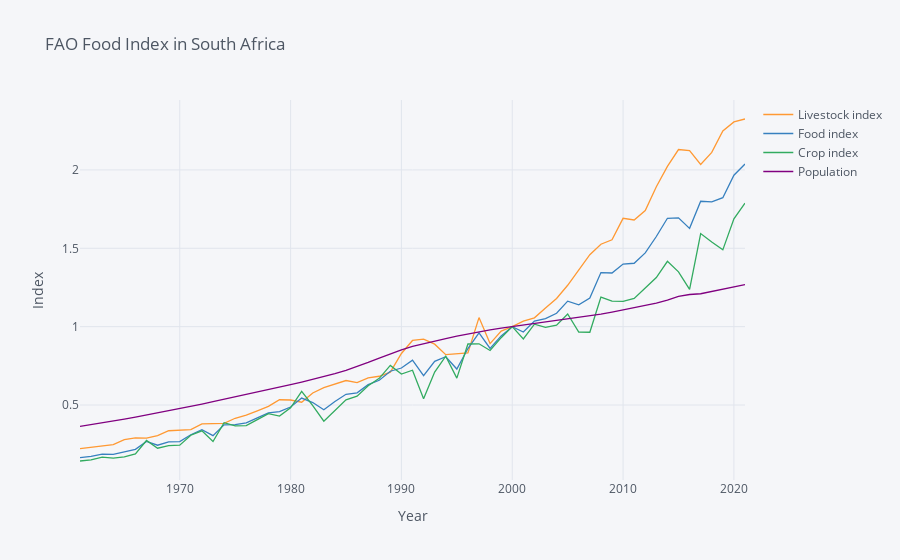

Write notebook code for a chart like this one.
### Markdown cell above
### FAO Food Index: Namibia and South Africa
The FAO compiles a series of data meant to measure changes in the supply of food of all sorts, including both plant and animal sources.

### Code cell
vars = {"AG.PRD.LVSK.XD":"Livestock index",
        "AG.PRD.FOOD.XD":"Food index",
        "AG.PRD.CROP.XD":"Crop index",
        "SP.POP.TOTL":"Population"}

use=["ZAF"]

food = fix_date_index(wbdata.get_dataframe(vars, country = use)).dropna()
# Add population back...
Population = food.Population

# Weight indices by population
food = food.filter(regex='index$').multiply(Population,axis=0)

food['Population'] = Population

# No "WLD" or other regions; add up all countries
food = food.groupby('date').sum().replace(0,np.nan).dropna()

food.sort_index(inplace=True)

# Normalize so 2000 = 1
food = food/food.loc[2000,:]

food.iplot(xTitle="Year", yTitle="Index", title="FAO Food Index in South Africa")
